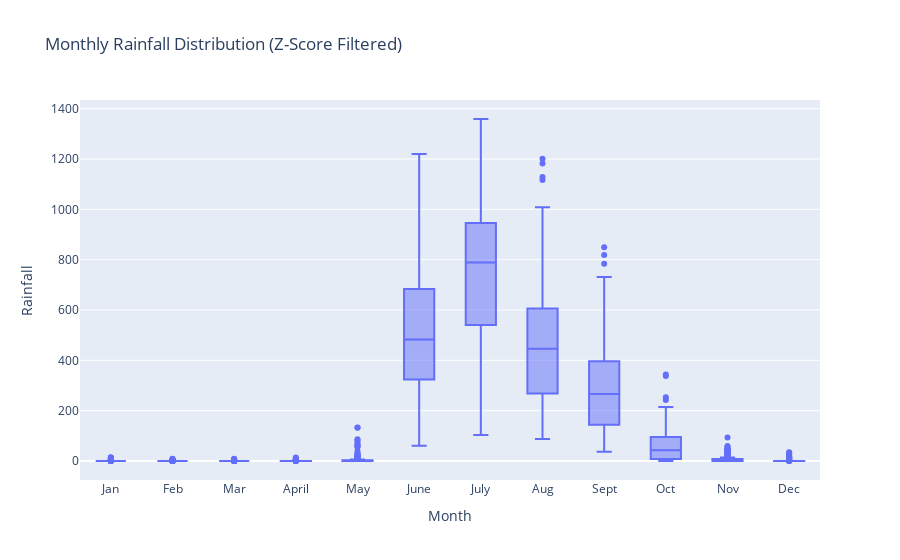

Notebook cell for this chart:
### Markdown cell above
<div style="background-color: yellow; padding: 25px; border-radius:50px 50px; width:94%;font-family: 'Cursive';color: #555;">

# 2. Capping Outliers:-

- Instead of removing outliers, this method caps them. Values beyond the upper or lower bounds (as determined by the IQR) are set to the respective bounds. This preserves all data points but restricts extreme values.

- The whiskers will extend only up to the capped values, giving a smoother representation of the data.

- Interpretation is Capping reduces the impact of extreme values while keeping the data intact. The boxplot will still display variation, but the risk of highly skewed results due to outliers is reduced.

### Code cell
from scipy import stats

# Calculate z-scores for each rainfall value (grouped by month)
rainfall_melted['Z_Score'] = rainfall_melted.groupby('Month')['Rainfall'].transform(lambda x: stats.zscore(x, nan_policy='omit'))

# Filter out values where Z-Score is outside [-3, 3]
rainfall_filtered = rainfall_melted[(rainfall_melted['Z_Score'] >= -3) & (rainfall_melted['Z_Score'] <= 3)]

# Plot after removing outliers based on Z-Score
fig = px.box(rainfall_filtered, x='Month', y='Rainfall', title='Monthly Rainfall Distribution (Z-Score Filtered)')
fig.show()

### Figure 1 — Plotly figure (JSON) as saved in the notebook; plotly's stock layout.template omitted (floating-point values rounded to 4 significant figures; data arrays with more than 128 entries replaced by an {"elided": "..."} marker saying what was removed)
{"data": [{"alignmentgroup": "True", "hovertemplate": "Month=%{x}<br>Rainfall=%{y}<extra></extra>", "legendgroup": "", "marker": {"color": "#636efa"}, "name": "", "notched": false, "offsetgroup": "", "orientation": "v", "showlegend": false, "type": "box", "x": {"elided": "1423 str values"}, "x0": " ", "xaxis": "x", "y": {"elided": "1423 float values"}, "y0": " ", "yaxis": "y"}], "layout": {"boxmode": "group", "legend": {"tracegroupgap": 0}, "title": {"text": "Monthly Rainfall Distribution (Z-Score Filtered)"}, "xaxis": {"anchor": "y", "domain": [0, 1], "title": {"text": "Month"}}, "yaxis": {"anchor": "x", "domain": [0, 1], "title": {"text": "Rainfall"}}}}
